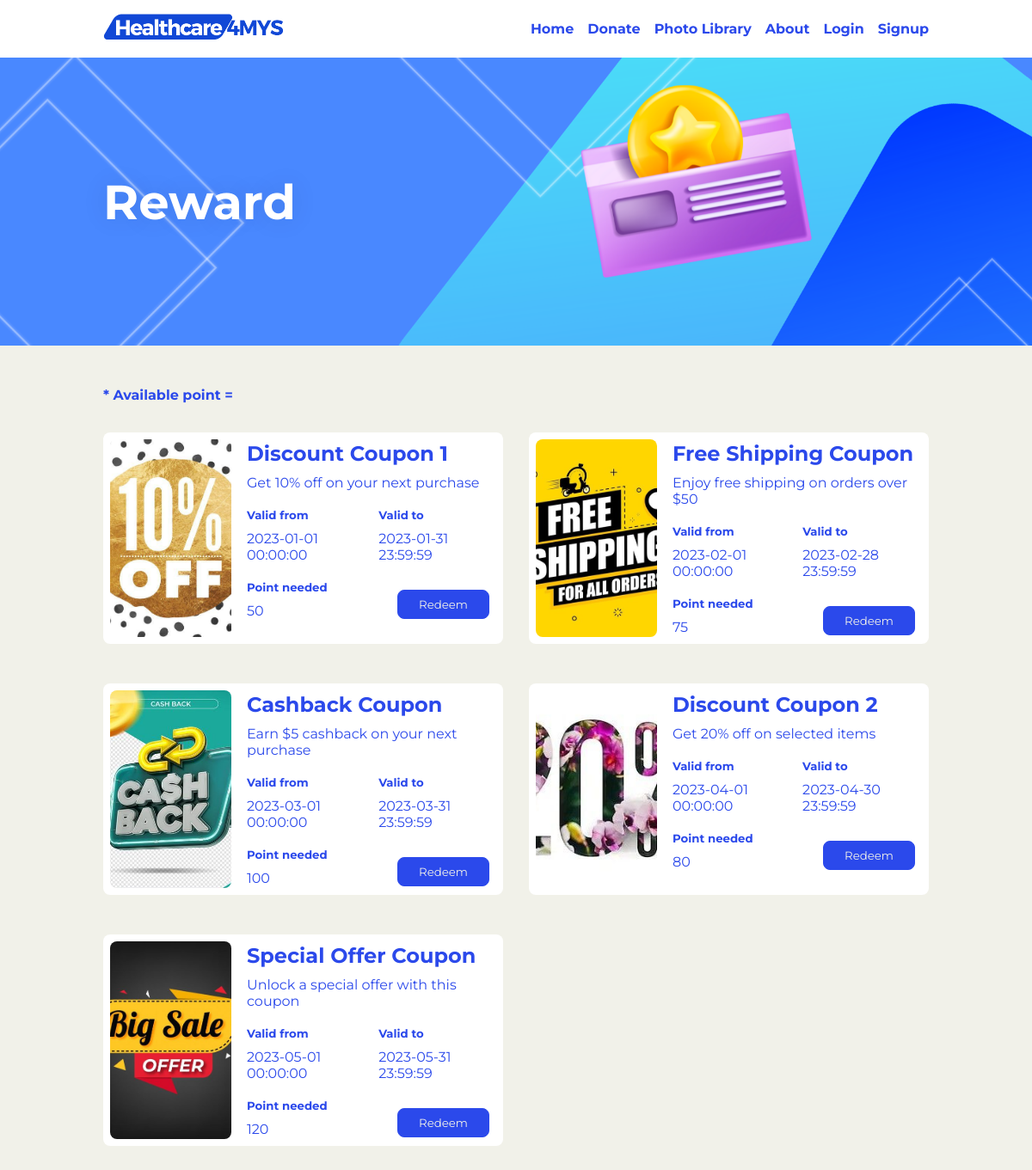
Screenshot of /reward.php with the database file from the repository.
### tables this page shows
CREATE TABLE `coupon` (
  `coupon_id` int(11) NOT NULL,
  `title` varchar(100) DEFAULT NULL,
  `description` text DEFAULT NULL,
  `valid_from` datetime DEFAULT NULL,
  `valid_to` datetime DEFAULT NULL,
  `point` int(11) DEFAULT NULL,
  `images` longtext DEFAULT NULL,
  `created_at` datetime DEFAULT current_timestamp()
);

### reward.php (the view, shortened to what this page needs)
<!DOCTYPE html>
<html lang="en">
<head>
    <link rel="stylesheet" href="https://cdnjs.cloudflare.com/ajax/libs/font-awesome/6.0.0/css/all.min.css">
    <link href="css/style.css" rel="stylesheet">
    <link href="css/reward.css" rel="stylesheet">
</head>
<body>
    <?php include "nav.php"; ?>
    <div class="container-fluid page-header py-12 mb-12">
        <div class="container py-12">
            <h1 class="text-white">Reward</h1>
        </div>
    </div>
    <div class="container">
        <?php
        $sql = "SELECT * FROM visitor WHERE visitor_id = '" . $_SESSION['id'] . "'";
        $result = $db->query($sql);
        $row = $result->fetch_assoc();
        ?>
        <h4>* Available point = <?php echo $row['point'] ?></h4>
        <div class="grid grid-container py-6">
            <?php
            $sql2 = "SELECT * FROM coupon";
            $result2 = $db->query($sql2);
            while ($row2 = $result2->fetch_assoc()) {
            ?>
                <div class="list col-span-6">
                    <div class="flex p-2 center">
                        <img src="images/coupon/<?php echo $row2['images'] ?>" alt="thumbnail" class="rounded-md">
                    </div>
                    <div>
                        <h2><?php echo $row2['title']; ?></h2>
                        <p><?php echo $row2['description']; ?></p>
                        <div class="flex space-x-4">
                            <div>
                                <h5>Valid from</h5>
                                <p><?php echo $row2['valid_from']; ?></p>
                            </div>
                            <div>
                                <h5>Valid to</h5>
                                <p><?php echo $row2['valid_to']; ?></p>
                            </div>
                        </div>
                        <div class="flex justify-between">
                            <div>
                                <h5>Point needed</h5>
                                <p><?php echo $row2['point']; ?></p>
                            </div>
                            <div class="align-self-end" style="margin: 10px 0;">
                                <button class="btn-secondary" onclick="redeem(<?php echo $row2['coupon_id']; ?>)">Redeem</button>
                            </div>
                        </div>
                    </div>
                </div>
            <?php } ?>
        </div>
    </div>
</body>
</html>

### nav.php (shortened to what this page needs)
<nav>
    <div class="logo">
        <a href="index.php">
            <img src="images/logo.png" alt="Logo" />
        </a>
    </div>
    <div class="nav-links">
        <ul>
            <li><a href="index.php">Home</a></li>
            <?php if (!isset($_SESSION['acc_type']) || ($_SESSION['acc_type'] != 'doctor' && $_SESSION['acc_type'] != 'admin')) { ?>
                <li><a href="donate.php">Donate</a></li>
            <?php } ?>
            <li><a href="photo_library.php">Photo Library</a></li>
            <li><a href="about.php">About</a></li>
            <?php if (!isset($_SESSION['email'])) { ?>
                <li><a href="login.php">Login</a></li>
                <li><a href="signup.php">Signup</a></li>
            <?php } ?>
        </ul>
    </div>
</nav>

### css/style.css (style rules this page uses)
* { font-family: 'Montserrat', sans-serif; }
body { color: #2b49eb; background-color: #f1f1e9; max-width: 100vw; margin: 0; padding: 0; }
nav { display: flex; justify-content: space-between; align-items: center; padding: 0.5rem 10%; background-color: #fff; }
a, nav a { color: #2b49eb; }
nav a { text-decoration: none; font-weight: 700; }
nav ul { display: flex; justify-content: space-between; align-items: center; }
nav ul li { list-style: none; margin-left: 1rem; }
.logo img { width: 50%; }
.flex { display: flex; }
.grid { display: grid; }
.grid-container { grid-template-columns: repeat(12, 1fr); grid-gap: 30px; }
.col-span-6 { grid-column: span 6; }
.center { justify-content: center; align-items: center; text-align: center; }
.align-self-end { align-self: flex-end; }
.justify-between { justify-content: space-between; }
.container { padding: 0 10%; }
.mb-12 { margin-bottom: 3rem; }
.p-2 { padding: 0.5rem; }
.py-6 { padding-top: 1.5rem; padding-bottom: 1.5rem; }
.py-12 { padding-top: 3rem; padding-bottom: 3rem; }
.space-x-4>*+* { margin-left: 1rem; }
button, .btn-primary { border: none; outline: none; padding: 0.5rem 1.5rem; border-radius: 0.5rem; cursor: pointer; background-color: #f1f1e9; color: #2b49eb; border: 1px solid #2b49eb; }
.btn-secondary { background-color: #2b49eb; color: #f1f1e9; }
.text-white { color: #fff; }
.rounded-md { border-radius: 0.5rem; }
.list { display: flex; background-color: #fff; border-radius: 0.5rem; margin-bottom: 1rem; }
.list>div:first-child { flex: 1; margin-right: 10px; }
.list>div:first-child img { width: 100%; height: 100%; object-fit: cover; }
.list>div:last-child { flex: 2; padding-right: 1rem; }

### css/reward.css (style rules this page uses)
.page-header { background: url(../images/reward.png) top center no-repeat; background-size: cover; text-shadow: 0 0 30px rgba(0, 0, 0, .1); }
h1 { font-size: 3.5rem; font-weight: 700; }
h2, h4, h5, p { margin: 10px 0; }

### rows the page displays
coupon: images (picture), title "Discount Coupon 1", description "Get 10% off on your next purchase", valid_from "2023-01-01 00:00:00", valid_to "2023-01-31 23:59:59", point "50"
coupon: images (picture), title "Free Shipping Coupon", description "Enjoy free shipping on orders over $50", valid_from "2023-02-01 00:00:00", valid_to "2023-02-28 23:59:59", point "75"
coupon: images (picture), title "Cashback Coupon", description "Earn $5 cashback on your next purchase", valid_from "2023-03-01 00:00:00", valid_to "2023-03-31 23:59:59", point "100"
coupon: images (picture), title "Discount Coupon 2", description "Get 20% off on selected items", valid_from "2023-04-01 00:00:00", valid_to "2023-04-30 23:59:59", point "80"
coupon: images (picture), title "Special Offer Coupon", description "Unlock a special offer with this coupon", valid_from "2023-05-01 00:00:00", valid_to "2023-05-31 23:59:59", point "120"
